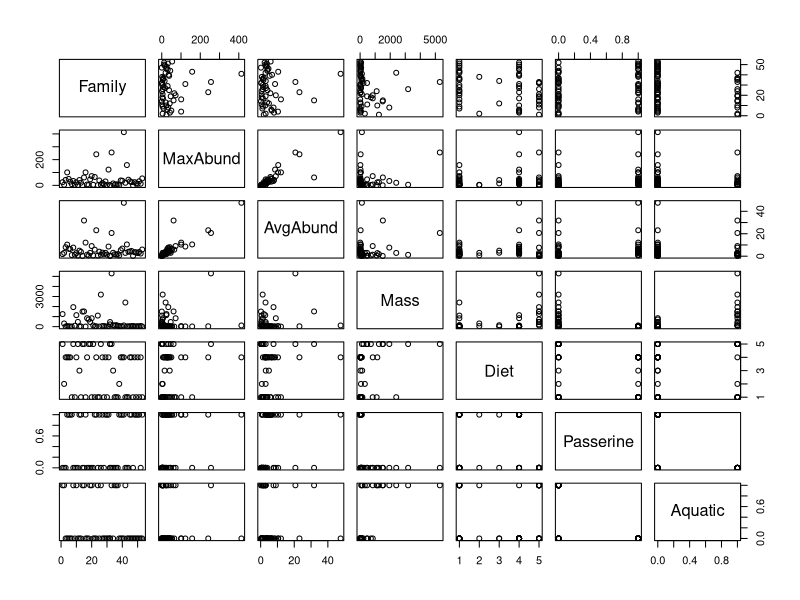
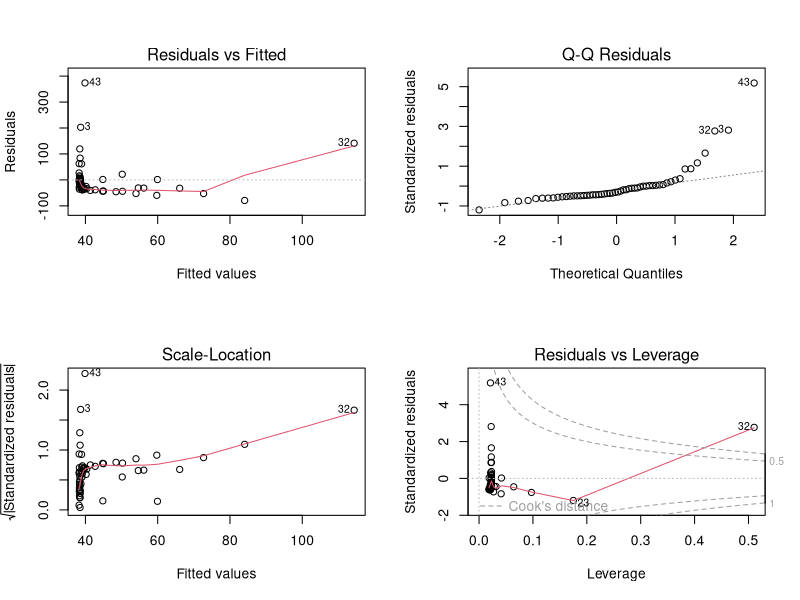
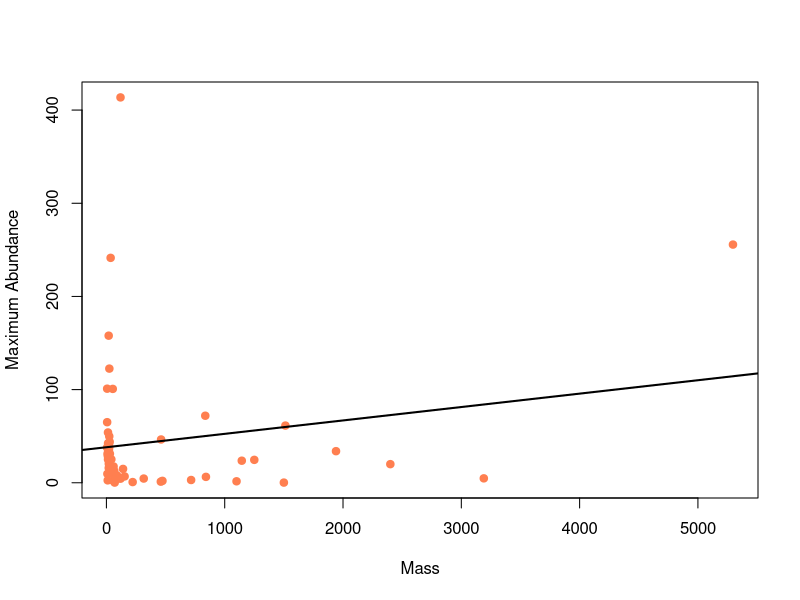
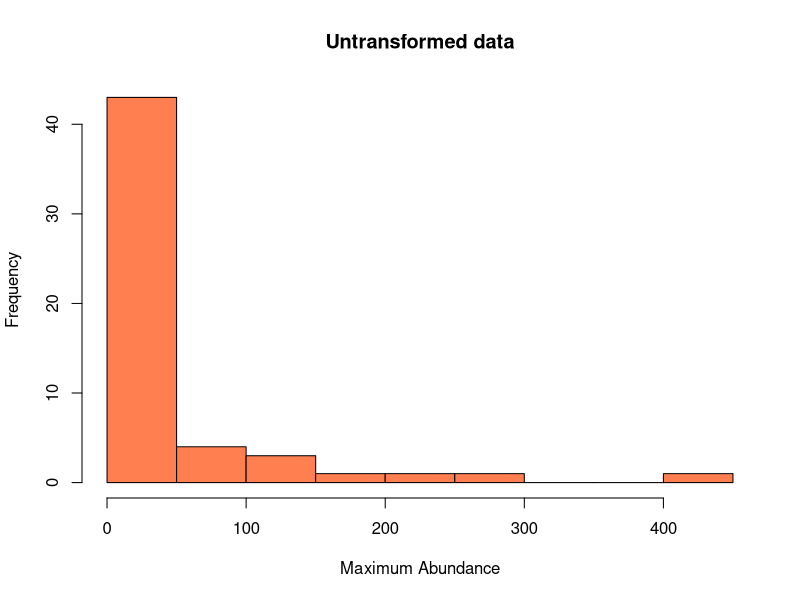
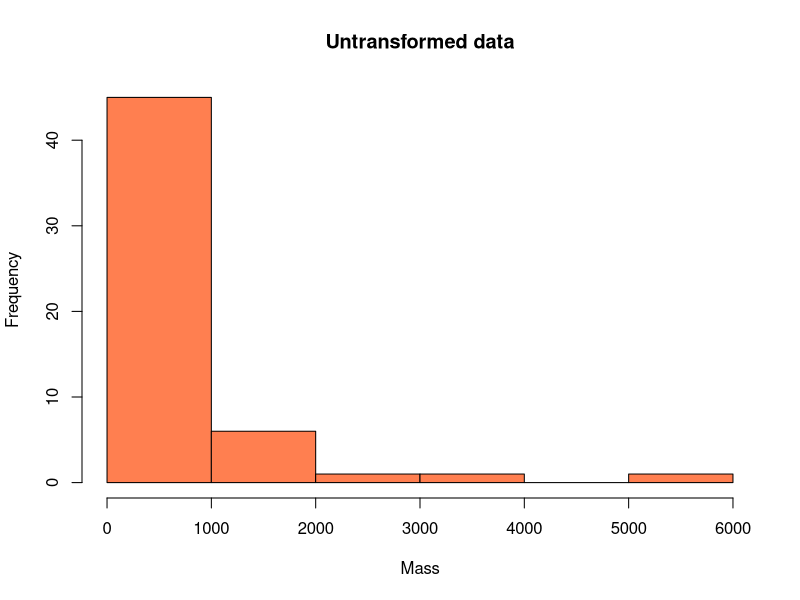
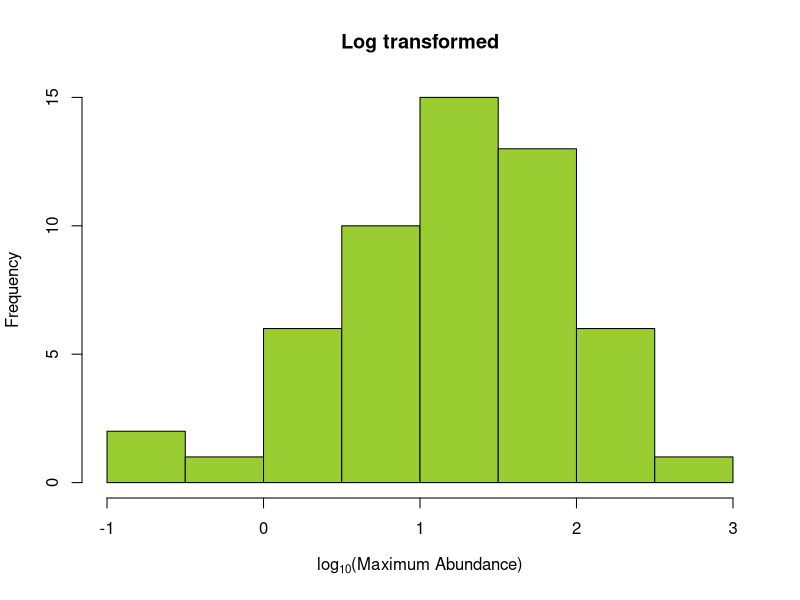
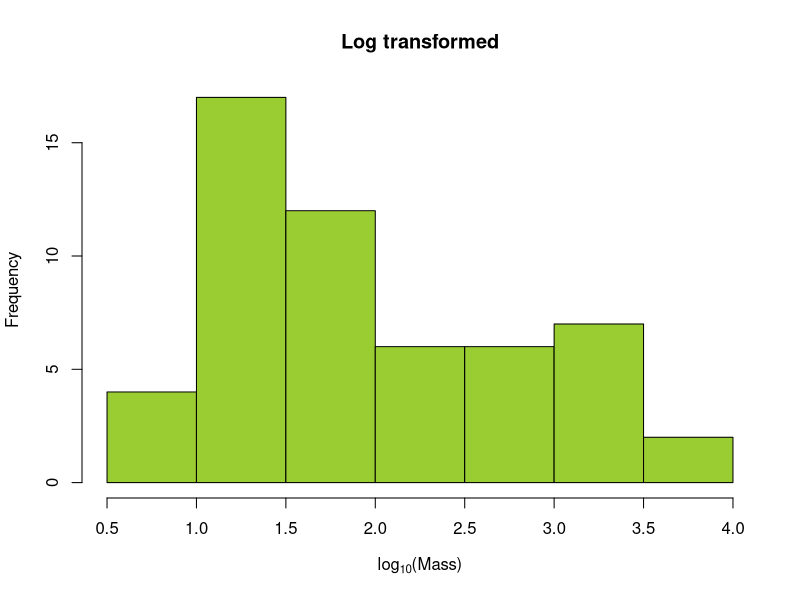
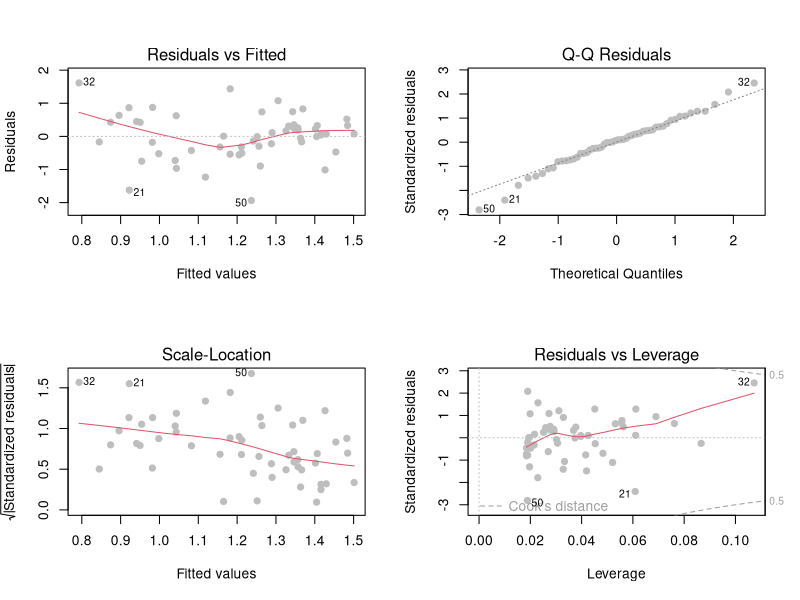

The R script that drew these images, in order: (Note: this script raises an error after producing the figures.)
##Section: 01-preparing-for-the-workshop.R 




##Section: 02-introduction.R 




##Section: 03-linear-models.R 

# Loading libraries and bird dataset
library(e1071)
library(MASS)
setwd("~/Desktop/...") # Don't forget to set your working directory (note: your directory will be different)
bird<-read.csv("birdsdiet.csv")

# Visualize the dataframe
names(bird)
str(bird)
head(bird)
summary(bird)
plot(bird)

lm1 <- lm(bird$MaxAbund ~ bird$Mass) # where Y ~ X means Y "as a function of" X>

opar <- par(mfrow=c(2,2)) # draws subsequent figures in a 2-by-2 panel
plot(lm1)
par(opar) # resets to 1-by-1 plot

# Plot Y ~ X and the regression line
plot(bird$MaxAbund ~ bird$Mass, pch=19, col="coral", ylab="Maximum Abundance",
     xlab="Mass")
abline(lm1, lwd=2)
?plot # For further details on plot() arguments
# see colours() for list of colours

# Is the data normally distributed?
hist(bird$MaxAbund,col="coral", main="Untransformed data",
     xlab="Maximum Abundance")
hist(bird$Mass, col="coral", main="Untransformed data", xlab="Mass")

# Test null hypothesis that the sample came from a normally distributed population
shapiro.test(bird$MaxAbund)
shapiro.test(bird$Mass)
# If p < 0.05, then distribution is not-normal
# if p > 0.05, then distribution is normal

skewness(bird$MaxAbund)
skewness(bird$Mass)
# where positive values indicate a left-skewed distribution, and negative value a right skew.

# Add log10() transformed variables to your dataframe
bird$logMaxAbund <- log10(bird$MaxAbund)
bird$logMass <- log10(bird$Mass)
names(bird) # to view the dataframe + new transformed variables

hist(bird$logMaxAbund,col="yellowgreen", main="Log transformed",
     xlab=expression("log"[10]*"(Maximum Abundance)"))
hist(bird$logMass,col="yellowgreen", main="Log transformed",
     xlab=expression("log"[10]*"(Mass)"))
shapiro.test(bird$logMaxAbund); skewness(bird$logMaxAbund)
shapiro.test(bird$logMass); skewness(bird$logMass)

# Re-run your analysis with the appropriate transformations
lm2 <- lm(bird$logMaxAbund ~ bird$logMass)

# Are there remaining problems with the diagnostics (heteroscedasticity, non-independence, high leverage)?
opar <- par(mfrow=c(2,2))
plot(lm2, pch=19, col="gray")
par(opar)

# Now we can look at the model coefficients and p-values
summary(lm2)

# You can also just call up the coefficients of the model
lm2$coef

# What else?
str(summary(lm2))
summary(lm2)$coefficients # where Std. Error is the standard error of each estimate
summary(lm2)$r.squared # Coefficient of determination
summary(lm2)$adj.r.squared # Adjusted coefficient of determination
summary(lm2)$sigma # Residual standard error (square root of Error Mean Square)
# etc…

# You can also check for yourself the equation for R2:
SSE = sum(resid(lm2)^2)
SST = sum((bird$logMaxAbund - mean(bird$logMaxAbund))^2)
R2 = 1 - ((SSE)/SST)
R2

plot(logMaxAbund ~ logMass, data=bird, pch=19, col="yellowgreen",
                   ylab = expression("log"[10]*"(Maximum Abundance)"), xlab = expression("log"[10]*"(Mass)"))
abline(lm2, lwd=2)

# You may also flag the previously identified high-leveraged points
points(bird$logMass[32], bird$logMaxAbund[32], pch=19, col="violet")
points(bird$logMass[21], bird$logMaxAbund[21], pch=19, col="violet")
points(bird$logMass[50], bird$logMaxAbund[50], pch=19, col="violet")

# We can also plot the confidence intervals
confit<-predict(lm2,interval="confidence")
points(bird$logMass,confit[,2])
points(bird$logMass,confit[,3])

# Recall that you can exclude objects using "!"
# We can analyze a subset of this data using this subset command in lm()
lm3 <- lm(logMaxAbund ~ logMass, data=bird, subset =! bird$Aquatic) # removing the Aquatic birds

# or equivalently
lm3 <- lm(logMaxAbund ~ logMass, data=bird, subset=bird$Aquatic == 0)

# Examine the model
opar <- par(mfrow=c(2,2))
plot(lm3, pch=19, col=rgb(33,33,33,100,maxColorValue=225))
summary(lm3)
par(opar)

# Compare the two datasets
opar <- par(mfrow=c(1,2))
plot(logMaxAbund ~ logMass, data=bird, main="All birds", ylab = expression("log"[10]*"(Maximum Abundance)"),
     xlab = expression("log"[10]*"(Mass)"))
abline(lm2,lwd=2)

plot(logMaxAbund ~ logMass, data=bird, subset=!bird$Aquatic, main="Terrestrial birds",
     ylab = expression("log"[10]*"(Maximum Abundance)"), xlab = expression("log"[10]*"(Mass)"))
abline(lm3,lwd=2)
opar(par)

lm4 <- lm(logMaxAbund ~ logMass, data=bird, subset=bird$Passerine == 1)

# Examine the diagnostic plots
opar <- par(mfrow=c(2,2))
plot(lm4)
summary(lm4)
par(opar)

# Compare variance explained by lm2, lm3 and lm4
str(summary(lm4)) # Recall: we want adj.r.squared
summary(lm4)$adj.r.squared # R2-adj = -0.02
summary(lm2)$adj.r.squared # R2-adj = 0.05
summary(lm3)$adj.r.squared # R2-adj = 0.25

# Visually compare the three models
opar <- par(mfrow=c(1,3))
plot(logMaxAbund ~ logMass, data=bird, main="All birds",
     ylab = expression("log"[10]*"(Maximum Abundance)"),
     xlab = expression("log"[10]*"(Mass)"), pch=19, col="yellowgreen")
abline(lm2,lwd=2)

plot(logMaxAbund ~ logMass, subset=Passerine == 1, data=bird, main="Passerine birds",
     ylab = expression("log"[10]*"(Maximum Abundance)"),
     xlab = expression("log"[10]*"(Mass)"), pch=19, col="violet")
abline(lm4,lwd=2)

plot(logMaxAbund ~ logMass, data=bird, subset=!bird$Aquatic, main="Terrestrial birds",
     ylab = expression("log"[10]*"(Maximum Abundance)"),
     xlab = expression("log"[10]*"(Mass)"), pch=19, col="skyblue")
abline(lm3,lwd=2)
par(opar)


##Section: 04-t-test-anova.R 

# T-test
boxplot(logMass ~ Aquatic, data=bird, ylab=expression("log"[10]*"(Bird Mass)"),
        names=c("Non-Aquatic","Aquatic"),
        col=c("yellowgreen","skyblue"))

# First, let's test the assumption of equal variance
# Note: we do not need to test the assumption of normally distributed data since
# we already log transformed the data above
tapply(bird$logMass,bird$Aquatic,var)
var.test(logMass~Aquatic,data=bird)

# We are now ready to run the t-test
ttest1 <- t.test(Mass~Aquatic, var.equal=TRUE, data=bird)

# or equivalently
ttest1 <- t.test(x=bird$logMass[bird$Aquatic==0], y=bird$logMass[bird$Aquatic==1], var.equal=TRUE)
ttest1

# Alternative T-test
uni.ttest1 <- t.test(logMass~Aquatic, var.equal=TRUE, data=bird, alternative="less")
uni.ttest1

ttest.lm1 <- lm(logMass ~ Aquatic, data=bird)
anova(ttest.lm1)

ttest1$statistic^2
anova(ttest.lm1)$F

# Default alphabetical order
boxplot(logMaxAbund ~ Diet, data=bird)

# Relevel factors
med <- sort(tapply(bird$logMaxAbund, bird$Diet, median))
boxplot(logMaxAbund ~ factor(Diet, levels=names(med)), data=bird, col=c("white","lightblue1",
           "skyblue1","skyblue3","skyblue4"))

plot.design(logMaxAbund ~ Diet, data=bird, ylab = expression("log"[10]*"(Maximum Abundance)"))

# Using aov()
aov1 <- aov(logMaxAbund ~ Diet, data=bird)
summary(aov1)

# Using lm()
anov1 <- lm(logMaxAbund ~ Diet, data=bird)
anova(anov1)

# Plot for diagnostics
opar <- par(mfrow=c(2,2))
plot(anov1)
par(opar)

# Test assumption of normality of residuals
shapiro.test(resid(anov1))

# Test assumption of homogeneity of variance
bartlett.test(logMaxAbund ~ Diet, data=bird)

aov1 <- aov(logMaxAbund ~ Diet, data=bird)

summary(aov1)

anov1 <- lm(logMaxAbund ~ Diet, data=bird)

anova(anov1)

# Where does the Diet difference lie?
TukeyHSD(aov(anov1),ordered=T)

# or equivalently
TukeyHSD(aov1,ordered=T)

# Graphical illustration of ANOVA model using barplot()

sd <- tapply(bird$logMaxAbund,list(bird$Diet),sd)
means <- tapply(bird$logMaxAbund,list(bird$Diet),mean)
n <- length(bird$logMaxAbund)
se <- 1.96*sd/sqrt(n)

bp <- barplot(means, col=c("white","lightblue1","skyblue1","skyblue3","skyblue4"),
       ylab = expression("log"[10]*"(Maximum Abundance)"), xlab="Diet", ylim=c(0,1.8))

# Add vertical se bars
segments(bp, means - se, bp, means + se, lwd=2)
# and horizontal lines
segments(bp - 0.1, means - se, bp + 0.1, means - se, lwd=2)
segments(bp - 0.1, means + se, bp + 0.1, means + se, lwd=2)

bird$Diet2 <- relevel(bird$Diet, ref="Plant")
anov_rl <- lm(logMaxAbund ~ Diet2, data=bird)
summary(anov_rl)
anova(anov_rl)

contrasts(bird$Diet2)

contrasts(bird$Diet2) <- cbind(c(4,-1,-1,-1,-1), c(0,1,1,-1,-1), c(0,0,0,1,-1), c(0,1,-1,0,0))

sum(contrasts(bird$Diet)[,1]) # first condition for column 1
sum(contrasts(bird$Diet)[,1]*contrasts(bird$Diet)[,2]) # second condition for column 1 and 2

anov2 <- lm(logMaxAbund ~ Diet*Aquatic, data=bird)
opar <- par(mfrow=c(2,2))
plot(anova2)
par(opar)
summary(anov2)
anova(anov2)

anov3 <- lm(logMaxAbund ~ Diet + Aquatic, data=bird)
anova(anov3, anov2)

interaction.plot(bird$Diet, bird$Aquatic, bird$logMaxAbund, col="black",
                 ylab = expression("log"[10]*"(Maximum Abundance)"), xlab="Diet")

table(bird$Diet, bird$Aquatic)

anova(anov1,anov3) # Recall: anov1 is model with only Diet as a factor

unb_anov1 <- lm(logMaxAbund ~ Aquatic + Diet, data=bird)
unb_anov2 <- lm(logMaxAbund ~ Diet + Aquatic, data=bird)
anova(unb_anov1)
anova(unb_anov2)

Anova(unb_anov1,type="III")


##Section: 05-ancova.R 

ancova.example <- lm(uptake ~ conc*Treatment, data=CO2)
anova(ancova.example)

install.packages("effects")
library(effects)
adj.means <- effect('Treatment', ancova.example)
plot(adj.means)

adj.means <- effect('conc*Treatment', ancova.example)
plot(adj.means)

# If you did the section on Contrasts above, you will need to reset the contrast to Treatment for ease of
# comparison using the ''options()'' function
# Otherwise, skip the first line of code below
options(contrasts=c("contr.treatment", "contr.poly"))
ancov1 <- lm(logMaxAbund ~ logMass*Diet, data=bird)
summary(ancov1)
anova(ancov1)

ancov2 <- lm(logMaxAbund ~ logMass + Diet, data=bird)

lm2 <- lm(logMaxAbund ~ logMass, data=bird)

coef(ancov1)


plot(logMaxAbund~logMass, data=bird, col=Diet, pch=19, ylab=expression("log"[10]*"(Maximum Abundance)"),
     xlab=expression("log"[10]*"(Mass)"))
abline(a=coef(ancov1)[1],b=coef(ancov1)[2], col="deepskyblue1")
abline(a=sum(coef(ancov1)[1]+coef(ancov1)[3]),b=sum(coef(ancov1)[2]+coef(ancov1)[7]),col="green2", lwd=2)
abline(a=sum(coef(ancov1)[1]+coef(ancov1)[4]),b=sum(coef(ancov1)[2]+coef(ancov1)[8]),col="orange1", lwd=2)
abline(a=sum(coef(ancov1)[1]+coef(ancov1)[5]),b=sum(coef(ancov1)[2]+coef(ancov1)[9]),col="lightsteelblue1",
       lwd=2)
abline(a=sum(coef(ancov1)[1]+coef(ancov1)[6]),b=sum(coef(ancov1)[2]+coef(ancov1)[10]),col="darkcyan", lwd=2)


##Section: 06-multiple-regression.R 

vif(clDD ~ clFD + clTmi + clTma + clP + grass, data=Dickcissel)

hist(Dickcissel$abund, main="", xlab="Dickcissel abundance")
shapiro.test(Dickcissel$abund)
skewness(Dickcissel$abund)
summary(Dickcissel$abund)

hist(log10(Dickcissel$abund+0.1), main="", xlab=expression("log"[10]*"(Dickcissel Abundance + 0.1)"))
shapiro.test(log10(Dickcissel$abund+0.1))
skewness(log10(Dickcissel$abund+0.1))

lm.mult <- lm(abund ~ clTma + NDVI + grass, data=Dickcissel)
summary(lm.mult)

plot(abund ~ clTma, data=Dickcissel, pch=19, col="orange")
plot(abund ~ NDVI, data=Dickcissel, pch=19, col="skyblue")
plot(abund ~ grass, data=Dickcissel, pch=19, col="green")

lm.linear <- lm(abund ~ clDD, data=Dickcissel)
lm.quad <- lm(abund ~ clDD + I(clDD^2), data=Dickcissel)
lm.cubic <- lm(abund ~ clDD + I(clDD^2) + I(clDD^3), data=Dickcissel)

anova(lm.linear,lm.quad,lm.cubic) # list models in increasing complexity
# We should take the lowest line that has a significant p-value

# Examine the summary
summary(lm.quad)
# Regression coefficients
summary(lm.quad)$coefficients[,1]
# Estimate p-values
summary(lm.quad)$coefficients[,4]
# R2-adj
summary(lm.quad)$adj.r.squared

lm.full <- lm(abund ~ . - Present, data=Dickcissel)
lm.step <- step(lm.full)
summary(lm.step)

part.lm = varpart(Dickcissel$abund, Dickcissel[,c("clDD", "clFD", "clTmi", "clTma", "clP")],
                  Dickcissel[,c("broadleaf", "conif", "grass", "crop", "urban", "wetland")])
part.lm

# Climate set
out.1 = rda(Dickcissel$abund, Dickcissel[,c("clDD", "clFD", "clTmi", "clTma", "clP")],
            Dickcissel[,c("broadleaf", "conif", "grass", "crop", "urban", "wetland")])
anova(out.1, step=1000, perm.max=1000)

# Land cover set
out.2 = rda(Dickcissel$abund, Dickcissel[,c("broadleaf", "conif", "grass", "crop", "urban", "wetland")],
        Dickcissel[,c("clDD", "clFD", "clTmi", "clTma", "clP")])
anova(out.2, step=1000, perm.max=1000)

showvarparts(2)
plot(part.lm,digits=2, bg=rgb(48,225,210,80,maxColorValue=225), col="turquoise4")


##Section: 07-final-considerations.R 




##Section: 08-references.R 
